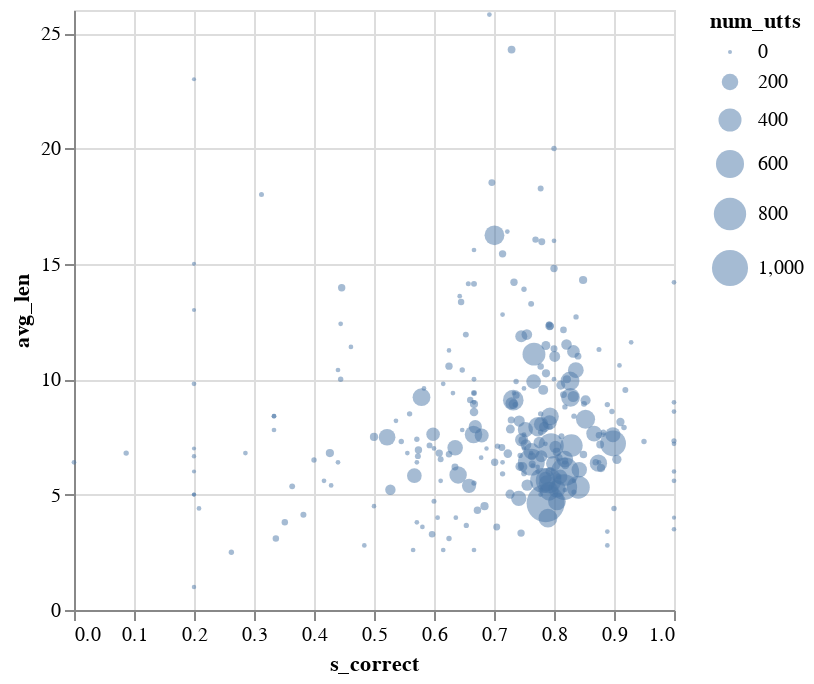

The code cell stored with this chart in its notebook:
### Code cell
def q2row(l: QueryLine):
    return {'utterance': l.utterance(), 'workerId': l.worker_id(), 'targetFormula': l.example()['targetFormula']} 

def speaker2row(id, l: dict):
    return {'WorkerId': id, 'stats': l['stats'],
            'utts': ', '.join(l['utterances']), 'listeners': len(l['listeners'])}

def joint2row(id, l: dict):
    l['WorkerId'] = id
    return l

joint = collections.defaultdict(lambda: {'WorkerId':'', 'total': 0})

def fill_joint(rows, prefix):
    for wid, r in rows.items():
#         print('row', r)
        jr = joint[wid]
        jr['WorkerId'] = wid
        stats = r['stats']
        total = stats['correct'] + stats['wrong'] + stats['skip'] 
        correct, wrong, skip = 0.2, 0.6, 0.2
        if total != 0:
            correct = (stats['correct']) /  (total)
            wrong = (stats['wrong']) /  (total)
            skip = (stats['skip']) /  (total)
        jr[prefix + '_correct'] = correct 
        jr[prefix + '_wrong'] = wrong
        jr[prefix + '_skip'] = skip
        jr[prefix + '_total'] = total
        jr['total'] += total
        
def fill_utts(speakers):
    for wid, r in speakers.items():
#         print('row', r)
        jr = joint[wid]
        jr['WorkerId'] = wid
        utts = r['utterances']
        lenutt = len(utts)
        jr['num_utts'] = lenutt 
        jr['utts'] = utts if lenutt <= 10 else utts[0:5]
        jr['avg_len'] = np.mean([len(l.split(' ')) for l in utts])
        
fill_joint(speakers, 's')
fill_utts(speakers)
fill_joint(listeners, 'l')


records = [joint2row(k, v) for k,v in joint.items()]
agg_table = pd.DataFrame.from_records(records) 
agg_table.sort_values(by=['s_correct', 's_total', 'l_correct'], inplace=True, ascending=False)
# display(agg_table)
spec_list = []
spec_list += [{
  "data": {"values": records},
  "description": "accuracies",
  "mark": "circle",
  "encoding": {
    "x": {
      "field": "s_correct",
      "type": "quantitative"        
    },
    "y": {
      "field": "avg_len",
      "type": "quantitative"        
    },
    "size": {
        "field": "num_utts",
        "type": "quantitative"
    },
    "opacity": {"value": 0.5},
    "tooltip": {
        "field": "utts",
        "type": "nominal"
    }
  }
}]
spec_list += [{
  "data": {"values": records},
  "description": "correlation",
  "mark": "circle",
  "encoding": {
    "x": {
      "field": "s_correct",
      "type": "quantitative"        
    },
    "y": {
      "field": "l_total",
      "type": "quantitative"        
    },
    "size": {
        "field": "num_utts",
        "type": "quantitative"
    },
    "opacity": {"value": 0.5},
    "tooltip": {
        "field": "utts",
        "type": "nominal"
    }
  }
}]

chart = alt.VegaLite(spec_list[0])
display(chart)

for spec in spec_list:
    html = to_html(spec)
    name = spec['description']
    open(name + '.html', 'w').write(to_html(spec))

corr = agg_table.corr()
display(corr)
# display(agg_table)

### Figure 1 — Vega-Lite specification as saved in the notebook (floating-point values rounded to 4 significant figures; data arrays with more than 128 entries replaced by an {"elided": "..."} marker saying what was removed)
{"data": {"values": {"elided": "1043 records"}}, "description": "accuracies", "encoding": {"opacity": {"value": 0.5}, "size": {"field": "num_utts", "type": "quantitative"}, "tooltip": {"field": "utts", "type": "nominal"}, "x": {"field": "s_correct", "type": "quantitative"}, "y": {"field": "avg_len", "type": "quantitative"}}, "mark": "circle"}
